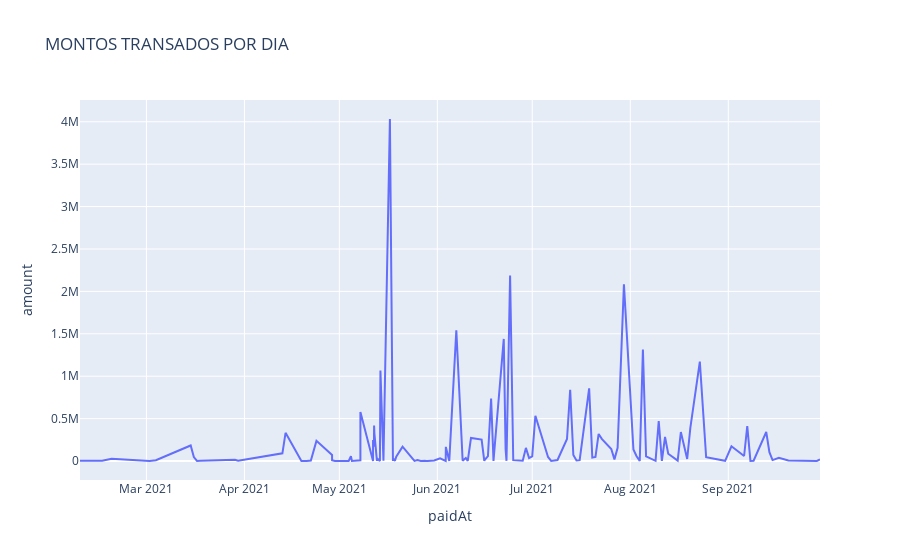

Notebook code for this chart:
### Markdown cell above
El siguiente analisis busca encontrar con los comportamientos que estoy teniendo cual seria los montos esperados para el mes de Octubre -2021 y su financiación.

Hay un reto y es que  los datos que tenemos en la actualidad son escasos y cada vez es menos el nivel de clientes nuevos que ayuden a apalancar las decisiones de financiación.

Existen muchas formas de abordar los datos aproximandonos desde una serie de tiempo:
<p>
a. Utilizando los modelos autoregresivos de series de tiempo <br>
b. Utilizando modelos de redes neuronales de series de tiempo <br>
c. Forecasting autorregresivo recursivo usando randonForest </p>



Inicialmente una prediccion natural se daria con el planteamiento de una serie de tiempo debido al orden natural de fechas

### Code cell
# Se realiza un acumulado de transacciones por dia y se revisa el monto transado
serie = df.groupby(['paidAt','mes_id'])['amount'].sum().reset_index()
fig = px.line(serie, x='paidAt', y="amount", title = 'MONTOS TRANSADOS POR DIA')
fig.show()
serie.head(5)

### Figure 1 — Plotly figure (JSON) as saved in the notebook; plotly's stock layout.template omitted (floating-point values rounded to 4 significant figures; data arrays with more than 128 entries replaced by an {"elided": "..."} marker saying what was removed)
{"data": [{"hovertemplate": "paidAt=%{x}<br>amount=%{y}<extra></extra>", "legendgroup": "", "line": {"color": "#636efa", "dash": "solid"}, "mode": "lines", "name": "", "orientation": "v", "showlegend": false, "type": "scatter", "x": {"elided": "132 str values"}, "xaxis": "x", "y": {"elided": "132 float values"}, "yaxis": "y"}], "layout": {"legend": {"tracegroupgap": 0}, "title": {"text": "MONTOS TRANSADOS POR DIA"}, "xaxis": {"anchor": "y", "domain": [0, 1], "title": {"text": "paidAt"}}, "yaxis": {"anchor": "x", "domain": [0, 1], "title": {"text": "amount"}}}}
